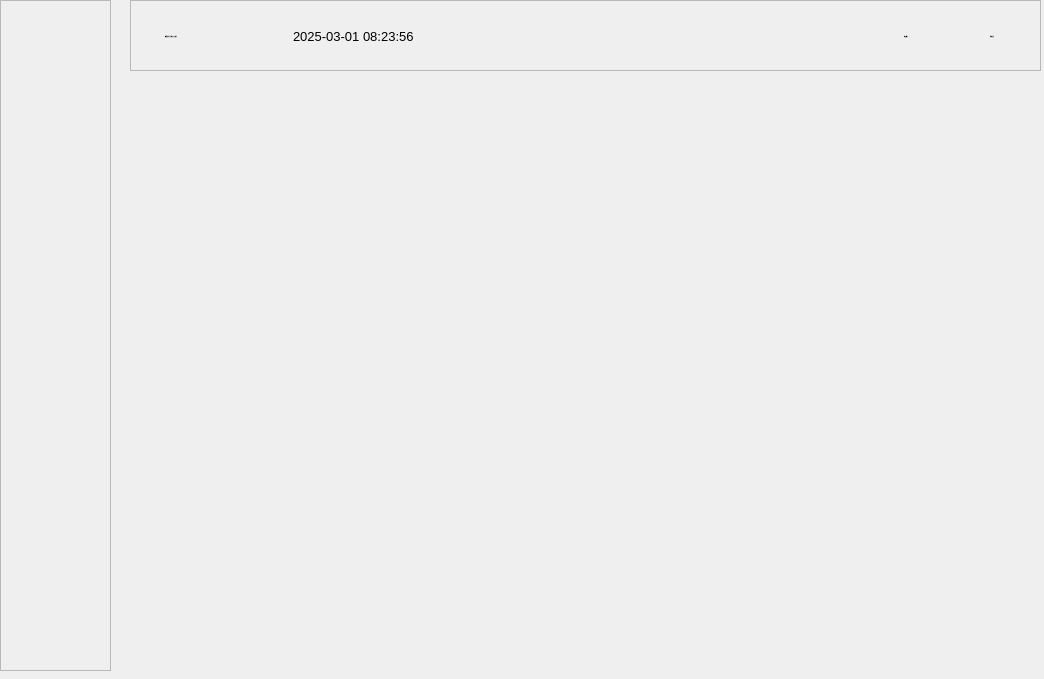
<?xml version="1.0" encoding="UTF-8"?>
<ui version="4.0">
    <class>mainWindow</class>
    <widget class="QWidget" name="mainWindow">
        <property name="enabled">
            <bool>true</bool>
        </property>
        <property name="geometry">
            <rect>
                <x>0</x>
                <y>0</y>
                <width>1044</width>
                <height>679</height>
            </rect>
        </property>
        <property name="font">
            <font>
                <pointsize>8</pointsize>
            </font>
        </property>
        <property name="windowTitle">
            <string>颗粒计数与生物医工实验室上位机</string>
        </property>
        <property name="styleSheet">
            <string notr="true">
            </string>
        </property>
        <widget class="QWidget" name="verticalLayoutWidget">
            <property name="geometry">
                <rect>
                    <x>0</x>
                    <y>0</y>
                    <width>111</width>
                    <height>671</height>
                </rect>
            </property>
            <layout class="QVBoxLayout" name="left_layout">
                <item>
                    <widget class="QScrollArea" name="left_layout_scroll">
                        <property name="styleSheet">
                            <string notr="true">

                            </string>
                        </property>
                        <property name="horizontalScrollBarPolicy">
                            <enum>Qt::ScrollBarAlwaysOff</enum>
                        </property>
                        <property name="widgetResizable">
                            <bool>true</bool>
                        </property>
                        <widget class="QWidget" name="left_layout_scroll_widget">
                            <property name="geometry">
                                <rect>
                                    <x>0</x>
                                    <y>0</y>
                                    <width>107</width>
                                    <height>667</height>
                                </rect>
                            </property>
                            <property name="styleSheet">
                                <string notr="true">*{


                                </string>
                            </property>
                            <widget class="QWidget" name="verticalLayoutWidget_5">
                                <property name="geometry">
                                    <rect>
                                        <x>0</x>
                                        <y>0</y>
                                        <width>111</width>
                                        <height>671</height>
                                    </rect>
                                </property>
                                <layout class="QVBoxLayout" name="left_layout_scroll_widget_layout">
                                    <property name="spacing">
                                        <number>6</number>
                                    </property>
                                    <property name="sizeConstraint">
                                        <enum>QLayout::SetMinAndMaxSize</enum>
                                    </property>
                                </layout>
                            </widget>
                        </widget>
                    </widget>
                </item>
            </layout>
        </widget>
        <widget class="QWidget" name="horizontalLayoutWidget">
            <property name="geometry">
                <rect>
                    <x>130</x>
                    <y>0</y>
                    <width>911</width>
                    <height>71</height>
                </rect>
            </property>
            <layout class="QHBoxLayout" name="top_layout">
                <item>
                    <widget class="QScrollArea" name="top_layout_scroll">
                        <property name="styleSheet">
                            <string notr="true"></string>
                        </property>
                        <property name="verticalScrollBarPolicy">
                            <enum>Qt::ScrollBarAlwaysOff</enum>
                        </property>
                        <property name="widgetResizable">
                            <bool>true</bool>
                        </property>
                        <widget class="QWidget" name="top_layout_scroll_content">
                            <property name="geometry">
                                <rect>
                                    <x>0</x>
                                    <y>0</y>
                                    <width>909</width>
                                    <height>69</height>
                                </rect>
                            </property>
                            <property name="styleSheet">
                                <string notr="true">*{


                                </string>
                            </property>
                            <widget class="QWidget" name="horizontalLayoutWidget_2">
                                <property name="geometry">
                                    <rect>
                                        <x>0</x>
                                        <y>0</y>
                                        <width>901</width>
                                        <height>71</height>
                                    </rect>
                                </property>
                                <layout class="QHBoxLayout" name="top_layout_scroll_content_layout">
                                    <item>
                                        <widget class="QPushButton" name="logolabel_btn">
                                            <property name="sizePolicy">
                                                <sizepolicy hsizetype="Minimum" vsizetype="Maximum">
                                                    <horstretch>20</horstretch>
                                                    <verstretch>21</verstretch>
                                                </sizepolicy>
                                            </property>
                                            <property name="baseSize">
                                                <size>
                                                    <width>1</width>
                                                    <height>0</height>
                                                </size>
                                            </property>
                                            <property name="font">
                                                <font>
                                                    <pointsize>-1</pointsize>
                                                    <bold>false</bold>
                                                </font>
                                            </property>
                                            <property name="styleSheet">
                                                <string notr="true">
                                                </string>
                                            </property>
                                            <property name="text">
                                                <string>颗粒技术与生物医工实验室</string>
                                            </property>
                                            <property name="icon">
                                                <iconset resource="../resource/mainPage.qrc">
                                                    <normaloff>:/images/mouse.png</normaloff>:/images/mouse.png
                                                </iconset>
                                            </property>
                                            <property name="iconSize">
                                                <size>
                                                    <width>50</width>
                                                    <height>50</height>
                                                </size>
                                            </property>
                                            <property name="autoDefault">
                                                <bool>false</bool>
                                            </property>
                                            <property name="default">
                                                <bool>false</bool>
                                            </property>
                                            <property name="flat">
                                                <bool>true</bool>
                                            </property>
                                        </widget>
                                    </item>
                                    <item>
                                        <spacer name="top_layout_spacer1">
                                            <property name="orientation">
                                                <enum>Qt::Horizontal</enum>
                                            </property>
                                            <property name="sizeHint" stdset="0">
                                                <size>
                                                    <width>80</width>
                                                    <height>20</height>
                                                </size>
                                            </property>
                                        </spacer>
                                    </item>
                                    <item>
                                        <widget class="QLabel" name="time_label">
                                            <property name="font">
                                                <font>
                                                    <pointsize>10</pointsize>
                                                </font>
                                            </property>
                                            <property name="styleSheet">
                                                <string notr="true"></string>
                                            </property>
                                            <property name="text">
                                                <string>2025-03-01 08:23:56</string>
                                            </property>
                                        </widget>
                                    </item>
                                    <item>
                                        <spacer name="top_layout_spacer2">
                                            <property name="orientation">
                                                <enum>Qt::Horizontal</enum>
                                            </property>
                                            <property name="sizeType">
                                                <enum>QSizePolicy::Expanding</enum>
                                            </property>
                                            <property name="sizeHint" stdset="0">
                                                <size>
                                                    <width>450</width>
                                                    <height>20</height>
                                                </size>
                                            </property>
                                        </spacer>
                                    </item>
                                    <item>
                                        <widget class="QPushButton" name="mode_btn">
                                            <property name="sizePolicy">
                                                <sizepolicy hsizetype="Minimum" vsizetype="Maximum">
                                                    <horstretch>20</horstretch>
                                                    <verstretch>21</verstretch>
                                                </sizepolicy>
                                            </property>
                                            <property name="font">
                                                <font>
                                                    <pointsize>-1</pointsize>
                                                    <bold>false</bold>
                                                </font>
                                            </property>
                                            <property name="styleSheet">
                                                <string notr="true">

                                                </string>
                                            </property>
                                            <property name="text">
                                                <string>暗夜模式</string>
                                            </property>
                                            <property name="icon">
                                                <iconset resource="../resource/mainPage.qrc">
                                                    <normaloff>:/icon/dark_mode_white.svg</normaloff>
                                                    :/icon/dark_mode_white.svg
                                                </iconset>
                                            </property>
                                            <property name="iconSize">
                                                <size>
                                                    <width>24</width>
                                                    <height>24</height>
                                                </size>
                                            </property>
                                            <property name="autoDefault">
                                                <bool>false</bool>
                                            </property>
                                            <property name="default">
                                                <bool>false</bool>
                                            </property>
                                            <property name="flat">
                                                <bool>true</bool>
                                            </property>
                                        </widget>
                                    </item>
                                    <item>
                                        <widget class="QPushButton" name="help_btn">
                                            <property name="sizePolicy">
                                                <sizepolicy hsizetype="Minimum" vsizetype="Maximum">
                                                    <horstretch>20</horstretch>
                                                    <verstretch>21</verstretch>
                                                </sizepolicy>
                                            </property>
                                            <property name="font">
                                                <font>
                                                    <pointsize>-1</pointsize>
                                                    <bold>false</bold>
                                                </font>
                                            </property>
                                            <property name="styleSheet">
                                                <string notr="true">
                                                </string>
                                            </property>
                                            <property name="text">
                                                <string>帮助文档</string>
                                            </property>
                                            <property name="icon">
                                                <iconset resource="../resource/mainPage.qrc">
                                                    <normaloff>:/icon/help_white.svg</normaloff>:/icon/help_white.svg
                                                </iconset>
                                            </property>
                                            <property name="iconSize">
                                                <size>
                                                    <width>24</width>
                                                    <height>24</height>
                                                </size>
                                            </property>
                                            <property name="autoDefault">
                                                <bool>false</bool>
                                            </property>
                                            <property name="default">
                                                <bool>false</bool>
                                            </property>
                                            <property name="flat">
                                                <bool>true</bool>
                                            </property>
                                        </widget>
                                    </item>
                                </layout>
                            </widget>
                        </widget>
                    </widget>
                </item>
            </layout>
        </widget>
    </widget>
    <resources>
        <include location="../resource/mainPage.qrc"/>
    </resources>
    <connections/>
</ui>
